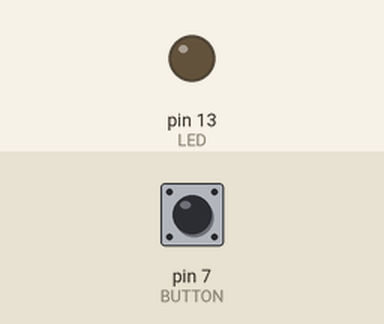
Bench run of a sketch on a simulated Arduino Uno, built with avr-gcc and run on an emulated ATmega328P. Parts: output pins drawn as LEDs (lit = HIGH). The test bench sets the inputs (shaded band); at power-on: pin 7 (BUTTON) LOW.

Above: at 1.2 s.
1.3 s: pin 7 (BUTTON) pulled HIGH for 0.15 s
At 2.6 s:
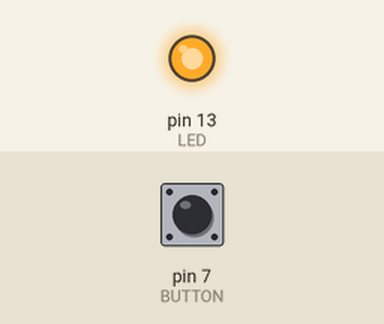
2.9 s: pin 7 (BUTTON) pulled HIGH for 1 s
At 3.9 s:
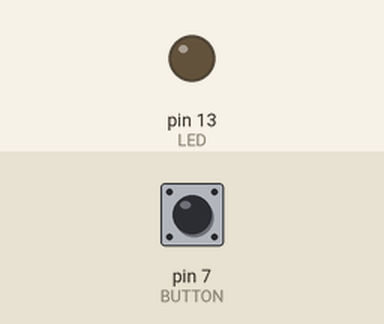
5.4 s: pin 7 (BUTTON) pulled HIGH for 3.2 s
At 5.9 s:
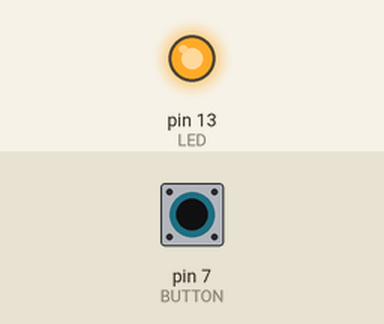
Timing chart, 0 to 8.4 s (numbered marks = the images above; inputs shaded):
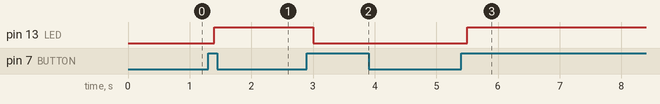

Measured:
- after the input at 1.3 s, pin 13 (LED): LOW → HIGH after 0.10 s
- after the input at 2.9 s, pin 13 (LED): HIGH → LOW after 0.10 s
- after the input at 5.4 s, pin 13 (LED): LOW → HIGH after 0.10 s

The sketch:

button.ino
```cpp
#define LED 13
#define BUTTON 7

int val = 0;
int oldVal = 0;
int state = 0;

void setup()
{
    pinMode(LED, OUTPUT);
    pinMode(BUTTON, INPUT);
}

void loop()
{
    val = digitalRead(BUTTON);

    if (val == HIGH && oldVal != val) {
    	state = 1 - state;
    	delay(100);
    }

    oldVal = val;

    if (state) {
        digitalWrite(LED, 5);
        delay(1);
    } else {
        digitalWrite(LED, LOW);
        delay(50);
    }
}
```
